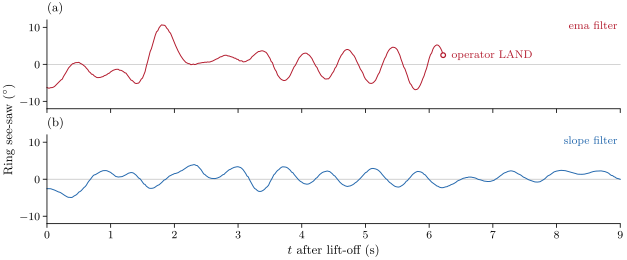

Write the Python code that produced this figure.
#!/usr/bin/env python3
"""The pair's swing on the rig, 22 Oct (cards docs/experiments/2026-10-22_velocity_filter.md and
2026-10-23_pair_mode_timing.md): two quads on 0.55 m cables, the carriers' mocap velocity filter ema against slope.

Message: with the rig's ema filter the pair's 1.4 Hz see-saw grows after lift-off until the flight is cut (the loss
detector, or LAND by hand); with the slope filter it stays about half as large and decays.
Hero: the ring's see-saw (its tilt about the axis across the pair's line: tools/pair_swing.py's see-saw, unfiltered)
from lift-off, like for like (Wesley 23 Oct): ema h2t9p red against slope h2slope blue (same plates and settings, only
the filter differs; h2, h2rts and the figure-8 f2slope are in the text), each drawn to its window's
end (tools/pair_swing.windows: LAND, the detection, or the planner's own descent), cut at 9 s. h2t9p's end is the
operator's LAND (open circle; registry row RIG-1022-h2t9p). Left out: the roll about
the pair's line (slower, 0.6-0.8 Hz), the band-pass M1 numbers (in the card), the drones.
Not one variable: h2 flew the pair on plates 0/180 at the 0.8 throttle cap; the other four on 330/150 at 0.9.
"""
import os
import sys

import numpy as np
import pandas as pd

sys.path.insert(0, os.path.dirname(os.path.abspath(__file__)))
import review_style as S  # noqa: E402
import pair_swing as P  # noqa: E402
import rig_summary  # noqa: E402

EMA, SLOPE = ('h2t9p',), ('h2slope',)   # like for like (Wesley 23 Oct): same plates and settings, only the filter
CUT_S = 9.0


def seesaw(arg):
    run, _, _, label, _ = rig_summary.resolve(arg)
    d = pd.read_csv(os.path.join(run, 'logs', 'run.csv')).drop_duplicates('t').reset_index(drop=True)
    ev = pd.read_csv(os.path.join(run, 'logs', 'events.csv'))
    a0, _, e, why = P.windows(d, ev)
    w, x, y, z = d[['payload_qw', 'payload_qx', 'payload_qy', 'payload_qz']].to_numpy().T
    nx, ny = 2 * (x * z - w * y), 2 * (y * z + w * x)
    az = np.unwrap(np.arctan2(d.d0_y - d.d1_y, d.d0_x - d.d1_x).to_numpy())
    k = 25
    az = np.convolve(np.pad(az, k, mode='edge'), np.ones(2 * k + 1) / (2 * k + 1), mode='valid')
    see = np.degrees(np.arcsin(np.clip(-(nx * np.cos(az) + ny * np.sin(az)), -1, 1)))
    t = d.t.to_numpy()
    sel = slice(a0, e)
    return t[sel] - t[a0], see[sel], why


def main():
    S.setup()
    fig = S.figure('full', 2.6)
    axs = fig.subplots(2, 1, sharex=True, sharey=True)
    lim = 12.0
    for ax, runs, col, text in ((axs[0], EMA, S.RED, 'ema filter'), (axs[1], SLOPE, S.BLUE, 'slope filter')):
        for arg in runs:
            tt, see, why = seesaw(arg)
            keep = tt <= CUT_S
            ax.plot(tt[keep], see[keep], color=col, lw=S.LW_CTX)
            print(arg, f'{tt[-1]:.1f} s from lift-off, ended by {why}; see-saw p-p over the first 6 s '
                  f'{np.ptp(see[tt <= 6.0]):.1f} deg')
            if tt[-1] < CUT_S:
                # how the flight ended: the drop rule (x) or the operator's LAND (open circle)
                y = float(np.clip(see[-1], -lim, lim))
                dropped = why == 'DETECTED'
                ax.plot(tt[-1], y, 'x' if dropped else 'o', color=col, mfc='white', ms=4 if dropped else 3.4,
                        mew=0.9, clip_on=False, zorder=4)
                ax.annotate('dropped' if dropped else 'operator LAND', xy=(tt[-1], y), xytext=(6, -1 if dropped else 0),
                            textcoords='offset points', ha='left', va='top' if dropped else 'center', fontsize=8,
                            color=col) if (dropped or tt[-1] > 6.0) else None
        ax.axhline(0, color=S.LIGHT, lw=0.5, zorder=0)
        ax.annotate(text, xy=(1.0, 1.0), xycoords='axes fraction', xytext=(-2, -1), textcoords='offset points',
                    ha='right', va='top', fontsize=8, color=col)
    axs[1].set_xlim(0, CUT_S)
    axs[1].set_ylim(-lim, lim)
    axs[1].set_yticks([-10, 0, 10])
    axs[1].set_xlabel(r'$t$ after lift-off (s)')
    fig.supylabel(r'Ring see-saw ($^\circ$)', fontsize=9)
    S.ps.panel_label(axs[0], 'a')
    S.ps.panel_label(axs[1], 'b')
    S.save(fig, 'fig_pair_rig')


if __name__ == '__main__':
    main()
